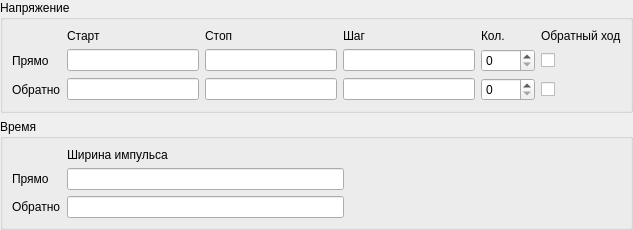
<?xml version="1.0" encoding="UTF-8"?>
<ui version="4.0">
 <class>Form</class>
 <widget class="QWidget" name="Form">
  <property name="geometry">
   <rect>
    <x>0</x>
    <y>0</y>
    <width>633</width>
    <height>204</height>
   </rect>
  </property>
  <property name="windowTitle">
   <string>Form</string>
  </property>
  <layout class="QVBoxLayout" name="verticalLayout">
   <property name="leftMargin">
    <number>0</number>
   </property>
   <property name="topMargin">
    <number>0</number>
   </property>
   <property name="rightMargin">
    <number>0</number>
   </property>
   <property name="bottomMargin">
    <number>0</number>
   </property>
   <item>
    <layout class="QVBoxLayout" name="verticalLayout_2">
     <item>
      <widget class="QGroupBox" name="groupBox_volt">
       <property name="title">
        <string>Напряжение</string>
       </property>
       <layout class="QGridLayout" name="gridLayout">
        <item row="1" column="5">
         <widget class="QCheckBox" name="checkbox_double_dir">
          <property name="tabletTracking">
           <bool>false</bool>
          </property>
          <property name="layoutDirection">
           <enum>Qt::LeftToRight</enum>
          </property>
          <property name="text">
           <string/>
          </property>
         </widget>
        </item>
        <item row="1" column="0">
         <widget class="QLabel" name="label_dir">
          <property name="text">
           <string>Прямо</string>
          </property>
         </widget>
        </item>
        <item row="2" column="4">
         <widget class="QSpinBox" name="amount_rev">
          <property name="maximum">
           <number>9999</number>
          </property>
         </widget>
        </item>
        <item row="2" column="0">
         <widget class="QLabel" name="label_rev">
          <property name="text">
           <string>Обратно</string>
          </property>
         </widget>
        </item>
        <item row="0" column="2">
         <widget class="QLabel" name="label_stop">
          <property name="text">
           <string>Стоп</string>
          </property>
         </widget>
        </item>
        <item row="0" column="1">
         <widget class="QLabel" name="label_start">
          <property name="text">
           <string>Старт</string>
          </property>
         </widget>
        </item>
        <item row="1" column="2">
         <widget class="ScientificQLineEdit" name="stop_dir"/>
        </item>
        <item row="0" column="5">
         <widget class="QLabel" name="label_double">
          <property name="text">
           <string>Обратный ход</string>
          </property>
         </widget>
        </item>
        <item row="0" column="3">
         <widget class="QLabel" name="label_step">
          <property name="text">
           <string>Шаг</string>
          </property>
         </widget>
        </item>
        <item row="2" column="3">
         <widget class="ScientificQLineEdit" name="step_rev"/>
        </item>
        <item row="1" column="3">
         <widget class="ScientificQLineEdit" name="step_dir"/>
        </item>
        <item row="2" column="1">
         <widget class="ScientificQLineEdit" name="start_rev"/>
        </item>
        <item row="0" column="4">
         <widget class="QLabel" name="label_amount">
          <property name="text">
           <string>Кол.</string>
          </property>
         </widget>
        </item>
        <item row="1" column="4">
         <widget class="QSpinBox" name="amount_dir">
          <property name="maximum">
           <number>9999</number>
          </property>
         </widget>
        </item>
        <item row="2" column="2">
         <widget class="ScientificQLineEdit" name="stop_rev"/>
        </item>
        <item row="1" column="1">
         <widget class="ScientificQLineEdit" name="start_dir"/>
        </item>
        <item row="2" column="5">
         <widget class="QCheckBox" name="checkbox_double_rev">
          <property name="text">
           <string/>
          </property>
         </widget>
        </item>
       </layout>
      </widget>
     </item>
     <item>
      <widget class="QGroupBox" name="groupBox_time">
       <property name="title">
        <string>Время</string>
       </property>
       <layout class="QGridLayout" name="gridLayout_2">
        <item row="1" column="1">
         <widget class="ScientificQLineEdit" name="time_1_dir"/>
        </item>
        <item row="2" column="1">
         <widget class="ScientificQLineEdit" name="time_1_rev"/>
        </item>
        <item row="0" column="1">
         <widget class="QLabel" name="label_time_1">
          <property name="text">
           <string>Ширина импульса</string>
          </property>
         </widget>
        </item>
        <item row="1" column="2">
         <spacer name="horizontalSpacer">
          <property name="orientation">
           <enum>Qt::Horizontal</enum>
          </property>
          <property name="sizeHint" stdset="0">
           <size>
            <width>40</width>
            <height>20</height>
           </size>
          </property>
         </spacer>
        </item>
        <item row="1" column="0">
         <widget class="QLabel" name="label">
          <property name="text">
           <string>Прямо</string>
          </property>
         </widget>
        </item>
        <item row="2" column="0">
         <widget class="QLabel" name="label_2">
          <property name="text">
           <string>Обратно</string>
          </property>
         </widget>
        </item>
       </layout>
      </widget>
     </item>
    </layout>
   </item>
  </layout>
 </widget>
 <customwidgets>
  <customwidget>
   <class>ScientificQLineEdit</class>
   <extends>QLineEdit</extends>
   <header>gui.widgets.ScientificQLineEdit</header>
  </customwidget>
 </customwidgets>
 <resources/>
 <connections/>
</ui>
